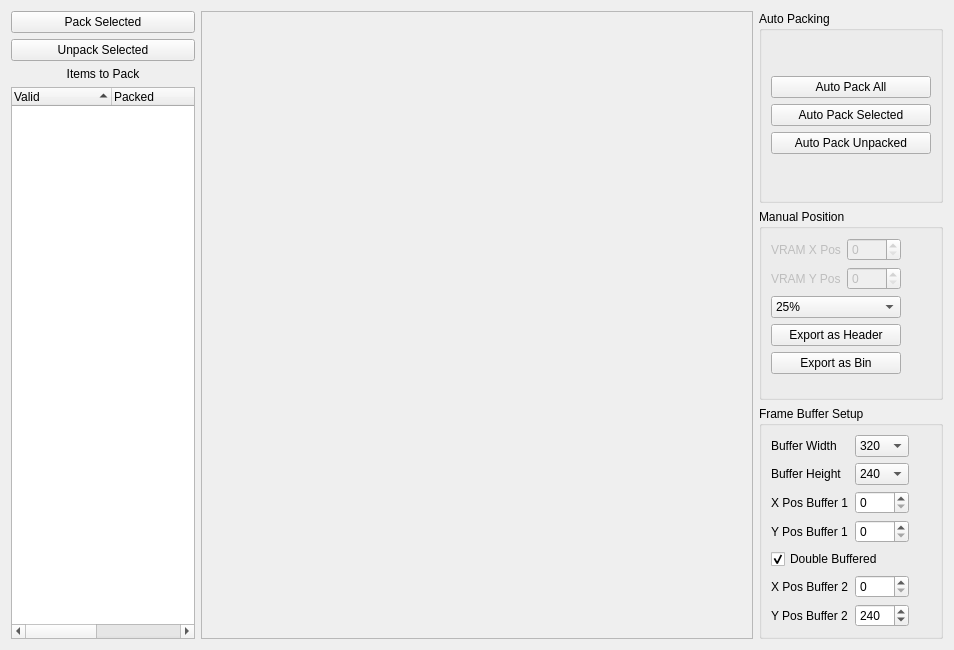
<?xml version="1.0" encoding="UTF-8"?>
<ui version="4.0">
 <class>VRAMPacker</class>
 <widget class="QWidget" name="VRAMPacker">
  <property name="geometry">
   <rect>
    <x>0</x>
    <y>0</y>
    <width>954</width>
    <height>650</height>
   </rect>
  </property>
  <property name="windowTitle">
   <string>Form</string>
  </property>
  <layout class="QGridLayout" name="gridLayout_2">
   <item row="0" column="0">
    <layout class="QGridLayout" name="VRAMPackerLayout" rowstretch="1,1,1" columnstretch="1,3,1">
     <item row="0" column="2">
      <widget class="QGroupBox" name="autoPackerBox">
       <property name="title">
        <string>Auto Packing</string>
       </property>
       <layout class="QVBoxLayout" name="verticalLayout_2">
        <item>
         <layout class="QVBoxLayout" name="autoPackerLayout">
          <item>
           <widget class="QPushButton" name="autopackAllButton">
            <property name="text">
             <string>Auto Pack All</string>
            </property>
           </widget>
          </item>
          <item>
           <widget class="QPushButton" name="autopackSelectedButton">
            <property name="text">
             <string>Auto Pack Selected</string>
            </property>
           </widget>
          </item>
          <item>
           <widget class="QPushButton" name="autopackUnpackedButton">
            <property name="text">
             <string>Auto Pack Unpacked</string>
            </property>
           </widget>
          </item>
         </layout>
        </item>
       </layout>
      </widget>
     </item>
     <item row="1" column="2">
      <widget class="QGroupBox" name="manualPositionBox">
       <property name="title">
        <string>Manual Position</string>
       </property>
       <layout class="QFormLayout" name="formLayout_3">
        <item row="0" column="0">
         <layout class="QFormLayout" name="manualPositionLayout">
          <item row="0" column="0">
           <widget class="QLabel" name="selectedXLabel">
            <property name="enabled">
             <bool>false</bool>
            </property>
            <property name="text">
             <string>VRAM X Pos</string>
            </property>
           </widget>
          </item>
          <item row="1" column="0">
           <widget class="QLabel" name="selectedYLabel">
            <property name="enabled">
             <bool>false</bool>
            </property>
            <property name="text">
             <string>VRAM Y Pos</string>
            </property>
           </widget>
          </item>
          <item row="1" column="1">
           <widget class="QSpinBox" name="selectedYSpin">
            <property name="enabled">
             <bool>false</bool>
            </property>
            <property name="maximum">
             <number>511</number>
            </property>
           </widget>
          </item>
          <item row="0" column="1">
           <widget class="QSpinBox" name="selectedXSpin">
            <property name="enabled">
             <bool>false</bool>
            </property>
            <property name="maximum">
             <number>1023</number>
            </property>
           </widget>
          </item>
          <item row="2" column="0" colspan="2">
           <widget class="QComboBox" name="viewZoomSelector">
            <item>
             <property name="text">
              <string>25%</string>
             </property>
            </item>
            <item>
             <property name="text">
              <string>50%</string>
             </property>
            </item>
            <item>
             <property name="text">
              <string>100%</string>
             </property>
            </item>
            <item>
             <property name="text">
              <string>200%</string>
             </property>
            </item>
            <item>
             <property name="text">
              <string>400%</string>
             </property>
            </item>
           </widget>
          </item>
          <item row="3" column="0" colspan="2">
           <widget class="QPushButton" name="exportHeaderButton">
            <property name="text">
             <string>Export as Header</string>
            </property>
           </widget>
          </item>
          <item row="4" column="0" colspan="2">
           <widget class="QPushButton" name="exportBinButton">
            <property name="text">
             <string>Export as Bin</string>
            </property>
           </widget>
          </item>
         </layout>
        </item>
       </layout>
      </widget>
     </item>
     <item row="2" column="2">
      <widget class="QGroupBox" name="frameConfigBox">
       <property name="title">
        <string>Frame Buffer Setup</string>
       </property>
       <layout class="QFormLayout" name="formLayout_2">
        <item row="0" column="0">
         <layout class="QFormLayout" name="frameConfigLayout">
          <item row="2" column="0">
           <widget class="QLabel" name="buffer1XPosLabel">
            <property name="text">
             <string>X Pos Buffer 1</string>
            </property>
           </widget>
          </item>
          <item row="2" column="1">
           <widget class="QSpinBox" name="buffer1XPosSelector">
            <property name="maximum">
             <number>1023</number>
            </property>
           </widget>
          </item>
          <item row="3" column="0">
           <widget class="QLabel" name="buffer1YPosLabel">
            <property name="text">
             <string>Y Pos Buffer 1</string>
            </property>
           </widget>
          </item>
          <item row="3" column="1">
           <widget class="QSpinBox" name="buffer1YPosSelector">
            <property name="maximum">
             <number>511</number>
            </property>
           </widget>
          </item>
          <item row="4" column="0" colspan="2">
           <widget class="QCheckBox" name="doubleBufferCheck">
            <property name="text">
             <string>Double Buffered</string>
            </property>
            <property name="checked">
             <bool>true</bool>
            </property>
           </widget>
          </item>
          <item row="5" column="0">
           <widget class="QLabel" name="buffer2XPosLabel">
            <property name="text">
             <string>X Pos Buffer 2</string>
            </property>
           </widget>
          </item>
          <item row="6" column="0">
           <widget class="QLabel" name="buffer2YPosLabel">
            <property name="text">
             <string>Y Pos Buffer 2</string>
            </property>
           </widget>
          </item>
          <item row="5" column="1">
           <widget class="QSpinBox" name="buffer2XPosSelector">
            <property name="maximum">
             <number>1023</number>
            </property>
           </widget>
          </item>
          <item row="6" column="1">
           <widget class="QSpinBox" name="buffer2YPosSelector">
            <property name="maximum">
             <number>511</number>
            </property>
            <property name="value">
             <number>240</number>
            </property>
           </widget>
          </item>
          <item row="0" column="0">
           <widget class="QLabel" name="bufferWidthLabel">
            <property name="text">
             <string>Buffer Width</string>
            </property>
           </widget>
          </item>
          <item row="1" column="0">
           <widget class="QLabel" name="bufferHeightLabel">
            <property name="text">
             <string>Buffer Height</string>
            </property>
           </widget>
          </item>
          <item row="0" column="1">
           <widget class="QComboBox" name="bufferWidthSelector">
            <property name="currentIndex">
             <number>1</number>
            </property>
            <item>
             <property name="text">
              <string>256</string>
             </property>
            </item>
            <item>
             <property name="text">
              <string>320</string>
             </property>
            </item>
            <item>
             <property name="text">
              <string>360</string>
             </property>
            </item>
            <item>
             <property name="text">
              <string>512</string>
             </property>
            </item>
            <item>
             <property name="text">
              <string>640</string>
             </property>
            </item>
           </widget>
          </item>
          <item row="1" column="1">
           <widget class="QComboBox" name="bufferHeightSelector">
            <item>
             <property name="text">
              <string>240</string>
             </property>
            </item>
            <item>
             <property name="text">
              <string>480</string>
             </property>
            </item>
           </widget>
          </item>
         </layout>
        </item>
       </layout>
      </widget>
     </item>
     <item row="0" column="1" rowspan="3">
      <widget class="QScrollArea" name="VRAMScrollArea">
       <property name="widgetResizable">
        <bool>true</bool>
       </property>
       <widget class="QWidget" name="VRAMScrollAreaWidget">
        <property name="geometry">
         <rect>
          <x>0</x>
          <y>0</y>
          <width>499</width>
          <height>608</height>
         </rect>
        </property>
       </widget>
      </widget>
     </item>
     <item row="0" column="0" rowspan="3">
      <layout class="QVBoxLayout" name="itemListLayout">
       <item>
        <widget class="QPushButton" name="packSelectedButton">
         <property name="text">
          <string>Pack Selected</string>
         </property>
        </widget>
       </item>
       <item>
        <widget class="QPushButton" name="unpackSelectedButton">
         <property name="text">
          <string>Unpack Selected</string>
         </property>
        </widget>
       </item>
       <item>
        <widget class="QLabel" name="itemListLabel">
         <property name="text">
          <string>Items to Pack</string>
         </property>
         <property name="alignment">
          <set>Qt::AlignCenter</set>
         </property>
        </widget>
       </item>
       <item>
        <widget class="QTreeWidget" name="itemList">
         <property name="sortingEnabled">
          <bool>true</bool>
         </property>
         <attribute name="headerShowSortIndicator" stdset="0">
          <bool>true</bool>
         </attribute>
         <column>
          <property name="text">
           <string>Valid</string>
          </property>
         </column>
         <column>
          <property name="text">
           <string>Packed</string>
          </property>
         </column>
         <column>
          <property name="text">
           <string>Type</string>
          </property>
         </column>
         <column>
          <property name="text">
           <string>Name</string>
          </property>
         </column>
        </widget>
       </item>
      </layout>
     </item>
    </layout>
   </item>
  </layout>
 </widget>
 <resources/>
 <connections>
  <connection>
   <sender>doubleBufferCheck</sender>
   <signal>toggled(bool)</signal>
   <receiver>buffer2XPosLabel</receiver>
   <slot>setEnabled(bool)</slot>
   <hints>
    <hint type="sourcelabel">
     <x>780</x>
     <y>499</y>
    </hint>
    <hint type="destinationlabel">
     <x>760</x>
     <y>536</y>
    </hint>
   </hints>
  </connection>
  <connection>
   <sender>doubleBufferCheck</sender>
   <signal>toggled(bool)</signal>
   <receiver>buffer2YPosLabel</receiver>
   <slot>setEnabled(bool)</slot>
   <hints>
    <hint type="sourcelabel">
     <x>796</x>
     <y>501</y>
    </hint>
    <hint type="destinationlabel">
     <x>785</x>
     <y>565</y>
    </hint>
   </hints>
  </connection>
  <connection>
   <sender>doubleBufferCheck</sender>
   <signal>toggled(bool)</signal>
   <receiver>buffer2XPosSelector</receiver>
   <slot>setEnabled(bool)</slot>
   <hints>
    <hint type="sourcelabel">
     <x>819</x>
     <y>503</y>
    </hint>
    <hint type="destinationlabel">
     <x>852</x>
     <y>533</y>
    </hint>
   </hints>
  </connection>
  <connection>
   <sender>doubleBufferCheck</sender>
   <signal>toggled(bool)</signal>
   <receiver>buffer2YPosSelector</receiver>
   <slot>setEnabled(bool)</slot>
   <hints>
    <hint type="sourcelabel">
     <x>832</x>
     <y>506</y>
    </hint>
    <hint type="destinationlabel">
     <x>840</x>
     <y>568</y>
    </hint>
   </hints>
  </connection>
 </connections>
</ui>
